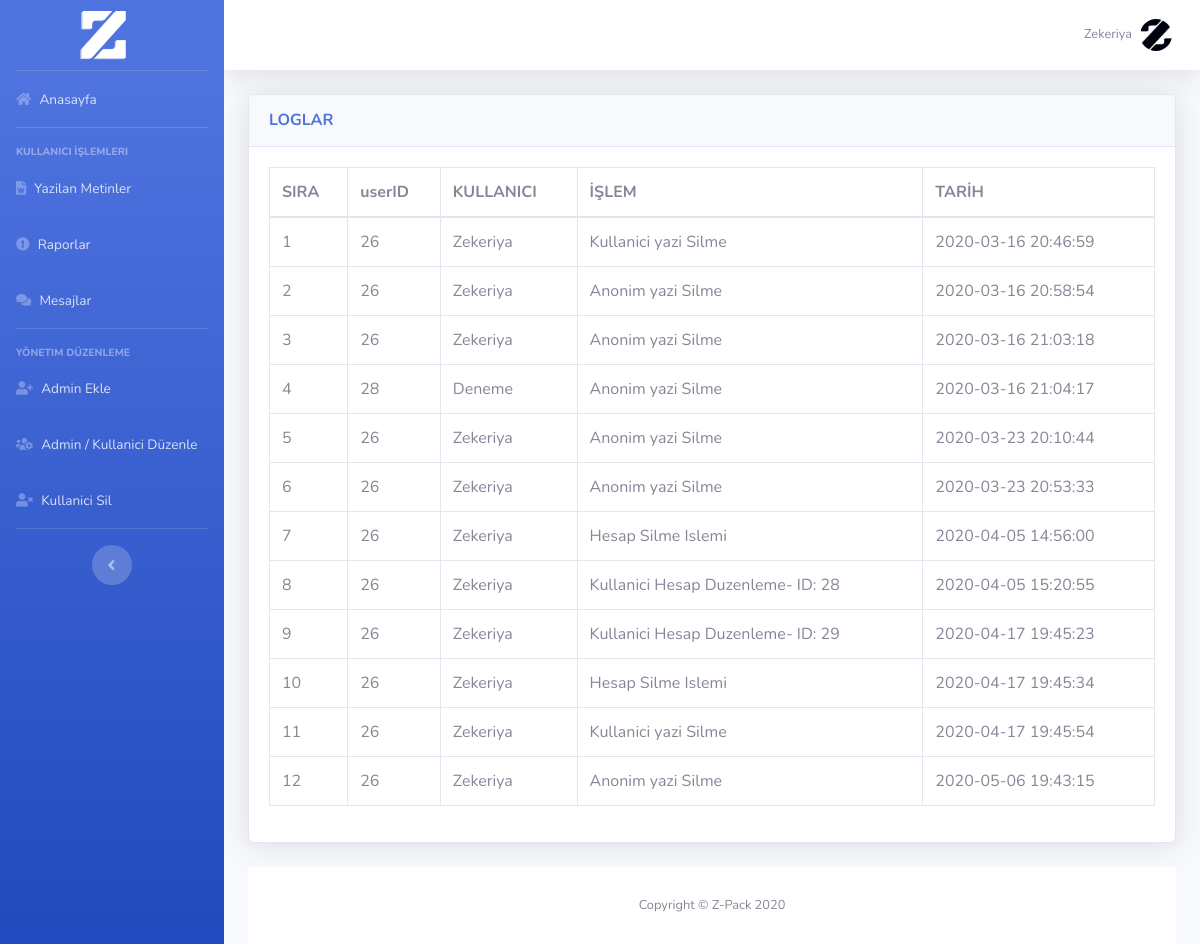
/webxpanel/panel/log.php (signed in), run on the app's committed database.
### tables this page shows
CREATE TABLE `activity_log` (
  `ID` int(11) NOT NULL,
  `userID` int(11) NOT NULL,
  `procces` varchar(225) NOT NULL,
  `who_didthis` varchar(225) NOT NULL,
  `date` timestamp NOT NULL DEFAULT current_timestamp()
);

### webxpanel/panel/log.php (the view, shortened to what this page needs)
 <?php
require_once "../ajax/header.php";
?>
<div class="card shadow mb-4">
            <div class="card-header py-3">
              <h6 class="m-0 font-weight-bold text-primary">LOGLAR</h6>
            </div>
            <div class="card-body">
              <div class="table-responsive">
                <table class="table table-bordered" id="dataTable" width="100%" cellspacing="0">
                  <thead>
                    <tr>
                      <th>SIRA</th>
                      <th>userID</th>
                      <th>KULLANICI</th>
                      <th>İŞLEM</th>
                      <th>TARİH</th>
                    </tr>
                  </thead>
                  <tbody>
                  	 	  <?php
        $getTxt = $conn->query("select * from activity_log");
        $i=0;
          while ($txt=mysqli_fetch_array($getTxt)){
              $userID = $txt['userID'];
              $who_didthis = $txt['who_didthis'];
              $procces = $txt['procces'];
              $date = $txt['date'];
              $i +=1;
                echo "<tr>
      <td> $i </td>
      <td> $userID </td>
      <td> $who_didthis </td>
      <td> $procces </td>
      <td> $date </td>";
  }
   ?>
    </tbody>
     </table>
 </div>
</div>
</div>
<?php
include "../ajax/footer.php";
?>

### webxpanel/ajax/header.php (shortened to what this page needs)
<!DOCTYPE html>
<html lang="en">
<head>
  <link href="/webxpanel/assets/vendor/fontawesome-free/css/all.min.css" rel="stylesheet" type="text/css">
  <link href="/webxpanel/assets/css/sb-admin-2.min.css" rel="stylesheet">
</head>
<body id="page-top">
  <div id="wrapper">
    <ul class="navbar-nav bg-gradient-primary sidebar sidebar-dark accordion" id="accordionSidebar">
      <a class="sidebar-brand d-flex align-items-center justify-content-center" href="index.html">
        <div class="sidebar-brand-icon">
        <img src="/webxpanel/assets/img/logo-white.png" height="70" width="70">
        </div>
      </a>
      <hr class="sidebar-divider my-0">
      <li class="nav-item <?php if($page=='dashboard') {echo 'active';} ?>">
        <a class="nav-link" href="/webxpanel/panel/dashboard.php">
        <i class="fas fa-home"></i>
          <span>Anasayfa</span></a>
      </li>
      <hr class="sidebar-divider">
      <div class="sidebar-heading">
        Kullanici İşlemleri
      </div>
     <?php if ($_SESSION["adm"] == 2)
     {
      echo "<li class='nav-item ";
       if($page=="show_txt") {
        echo "active";
        } echo "'>
        <a class='nav-link' href='/webxpanel/panel/show_txt.php'>
         <i class='fas fa-file-word'></i>
          <span>Yazilan Metinler</span>
        </a>
      </li>";
     }
     else{
     } ?>
            <li class="nav-item <?php if($page=='show_report') {echo 'active';} ?>">
        <a class="nav-link" href="/webxpanel/panel/show_report.php">
      <i class="fas fa-exclamation-circle"></i>
          <span>Raporlar</span>
        </a>
      </li>
              <li class="nav-item <?php if($page=='show_contact') {echo 'active';} ?>" >
        <a class="nav-link" href="/webxpanel/panel/show_contact.php">
      <i class="fas fa-comments"></i>
          <span>Mesajlar</span>
        </a>
      </li>
      <hr class="sidebar-divider">
     <?php if ($_SESSION["adm"] == 2)
     {
      echo "
      <div class='sidebar-heading'>
        Yönetim Düzenleme
      </div>";
          echo "<li class='nav-item ";
       if($page=="create_admin") {
        echo "active";
        } echo "'>
        <a class='nav-link' href='/webxpanel/panel/create_admin.php'>
      <i class='fas fa-user-plus'></i>
          <span>Admin Ekle</span>
        </a>
      </li>";
        echo "<li class='nav-item ";
       if($page=="manage_user") {
        echo "active";
        } echo "'>
        <a class='nav-link' href='/webxpanel/panel/manage_user.php'>
       <i class='fas fa-users-cog'></i>
          <span>Admin / Kullanici Düzenle</span>
        </a>
      </li>
              ";
			  echo "<li class='nav-item ";
       if($page=="banned_user") {
        echo "active";
        } echo "'>
        <a class='nav-link' href='/webxpanel/panel/banned_user.php'>
        <i class='fas fa-user-times'></i>
          <span>Kullanici Sil</span>
        </a>
      <hr class='sidebar-divider d-none d-md-block'>
      </li>";
    }
    ?>
      <div class='text-center d-none d-md-inline'>
        <button class='rounded-circle border-0' id='sidebarToggle'></button>
      </div>
    </ul>
    <div id='content-wrapper' class='d-flex flex-column'>
      <div id='content'>
        <nav class='navbar navbar-expand navbar-light bg-white topbar mb-4 static-top shadow'>
          <ul class='navbar-nav ml-auto'>
            <li class="nav-item dropdown no-arrow">
              <a class="nav-link dropdown-toggle" href="#" id="userDropdown" role="button" data-toggle="dropdown" aria-haspopup="true" aria-expanded="false">
                <span class="mr-2 d-none d-lg-inline text-gray-600 small"><?php echo $_SESSION["username"]; ?></span>
                <img class="img-profile rounded-circle" src="/webxpanel/assets/img/logo.png">
              </a>
            </li>
          </ul>
        </nav> <div class="container-fluid">

### webxpanel/ajax/footer.php (shortened to what this page needs)
      <footer class="sticky-footer bg-white">
        <div class="container my-auto">
          <div class="copyright text-center my-auto">
            <span>Copyright &copy; Z-Pack 2020</span>
          </div>
        </div>
      </footer>
    </div>
  </div>
</body>
</html>

### data on the page
activity_log: userID "26", who_didthis "Zekeriya", procces "Kullanici yazi Silme", date "2020-03-16 20:46:59"
activity_log: userID "26", who_didthis "Zekeriya", procces "Anonim yazi Silme", date "2020-03-16 20:58:54"
activity_log: userID "26", who_didthis "Zekeriya", procces "Anonim yazi Silme", date "2020-03-16 21:03:18"
activity_log: userID "28", who_didthis "Deneme", procces "Anonim yazi Silme", date "2020-03-16 21:04:17"
activity_log: userID "26", who_didthis "Zekeriya", procces "Anonim yazi Silme", date "2020-03-23 20:10:44"
activity_log: userID "26", who_didthis "Zekeriya", procces "Anonim yazi Silme", date "2020-03-23 20:53:33"
activity_log: userID "26", who_didthis "Zekeriya", procces "Hesap Silme Islemi", date "2020-04-05 14:56:00"
activity_log: userID "26", who_didthis "Zekeriya", procces "Kullanici Hesap Duzenleme- ID: 28", date "2020-04-05 15:20:55"
activity_log: userID "26", who_didthis "Zekeriya", procces "Kullanici Hesap Duzenleme- ID: 29", date "2020-04-17 19:45:23"
activity_log: userID "26", who_didthis "Zekeriya", procces "Hesap Silme Islemi", date "2020-04-17 19:45:34"
activity_log: userID "26", who_didthis "Zekeriya", procces "Kullanici yazi Silme", date "2020-04-17 19:45:54"
activity_log: userID "26", who_didthis "Zekeriya", procces "Anonim yazi Silme", date "2020-05-06 19:43:15"

### other printed values
$_SESSION["username"] "Zekeriya"
